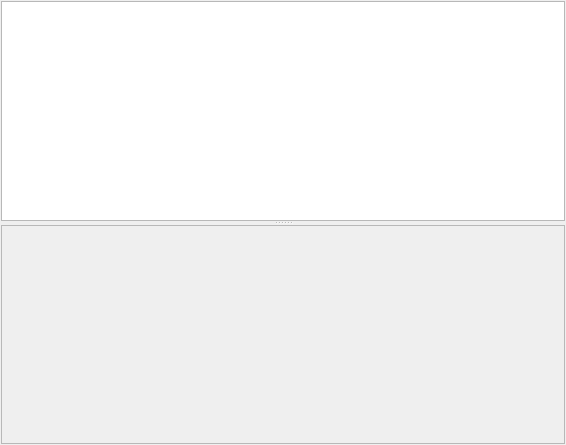
<?xml version="1.0" encoding="UTF-8"?>
<ui version="4.0">
 <class>TreeAndEditForm</class>
 <widget class="QWidget" name="TreeAndEditForm">
  <property name="geometry">
   <rect>
    <x>0</x>
    <y>0</y>
    <width>566</width>
    <height>445</height>
   </rect>
  </property>
  <property name="windowTitle">
   <string>Form</string>
  </property>
  <layout class="QGridLayout" name="gridLayout">
   <property name="leftMargin">
    <number>1</number>
   </property>
   <property name="topMargin">
    <number>1</number>
   </property>
   <property name="rightMargin">
    <number>1</number>
   </property>
   <property name="bottomMargin">
    <number>1</number>
   </property>
   <item row="0" column="0">
    <widget class="QSplitter" name="splitter">
     <property name="orientation">
      <enum>Qt::Vertical</enum>
     </property>
     <widget class="QTreeView" name="treeView">
      <property name="editTriggers">
       <set>QAbstractItemView::NoEditTriggers</set>
      </property>
     </widget>
     <widget class="QTextEdit" name="textEdit">
      <property name="enabled">
       <bool>false</bool>
      </property>
     </widget>
    </widget>
   </item>
  </layout>
 </widget>
 <resources/>
 <connections/>
</ui>
